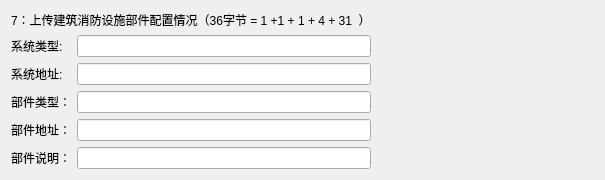
               <widget class="QWidget" name="page_7">
                <layout class="QGridLayout" name="gridLayout_10">
                 <item row="1" column="2">
                  <spacer name="horizontalSpacer_8">
                   <property name="orientation">
                    <enum>Qt::Orientation::Horizontal</enum>
                   </property>
                   <property name="sizeHint" stdset="0">
                    <size>
                     <width>223</width>
                     <height>20</height>
                    </size>
                   </property>
                  </spacer>
                 </item>
                 <item row="1" column="0">
                  <widget class="QLabel" name="label_52">
                   <property name="text">
                    <string>系统类型:</string>
                   </property>
                  </widget>
                 </item>
                 <item row="2" column="0">
                  <widget class="QLabel" name="label_53">
                   <property name="text">
                    <string>系统地址:</string>
                   </property>
                  </widget>
                 </item>
                 <item row="1" column="1">
                  <widget class="QLineEdit" name="Line_7_1"/>
                 </item>
                 <item row="3" column="1">
                  <widget class="QLineEdit" name="Line_7_3"/>
                 </item>
                 <item row="0" column="0" colspan="2">
                  <widget class="QLabel" name="label_51">
                   <property name="maximumSize">
                    <size>
                     <width>16777215</width>
                     <height>60</height>
                    </size>
                   </property>
                   <property name="text">
                    <string>7：上传建筑消防设施部件配置情况（36字节 = 1 +1 + 1 + 4 + 31  ）</string>
                   </property>
                  </widget>
                 </item>
                 <item row="3" column="0">
                  <widget class="QLabel" name="label_55">
                   <property name="text">
                    <string>部件类型：</string>
                   </property>
                  </widget>
                 </item>
                 <item row="2" column="1">
                  <widget class="QLineEdit" name="Line_7_2"/>
                 </item>
                 <item row="4" column="0">
                  <widget class="QLabel" name="label_54">
                   <property name="text">
                    <string>部件地址：</string>
                   </property>
                  </widget>
                 </item>
                 <item row="5" column="0">
                  <widget class="QLabel" name="label_56">
                   <property name="text">
                    <string>部件说明：</string>
                   </property>
                  </widget>
                 </item>
                 <item row="5" column="1">
                  <widget class="QLineEdit" name="Line_7_5"/>
                 </item>
                 <item row="4" column="1">
                  <widget class="QLineEdit" name="Line_7_4"/>
                 </item>
                </layout>
               </widget>
